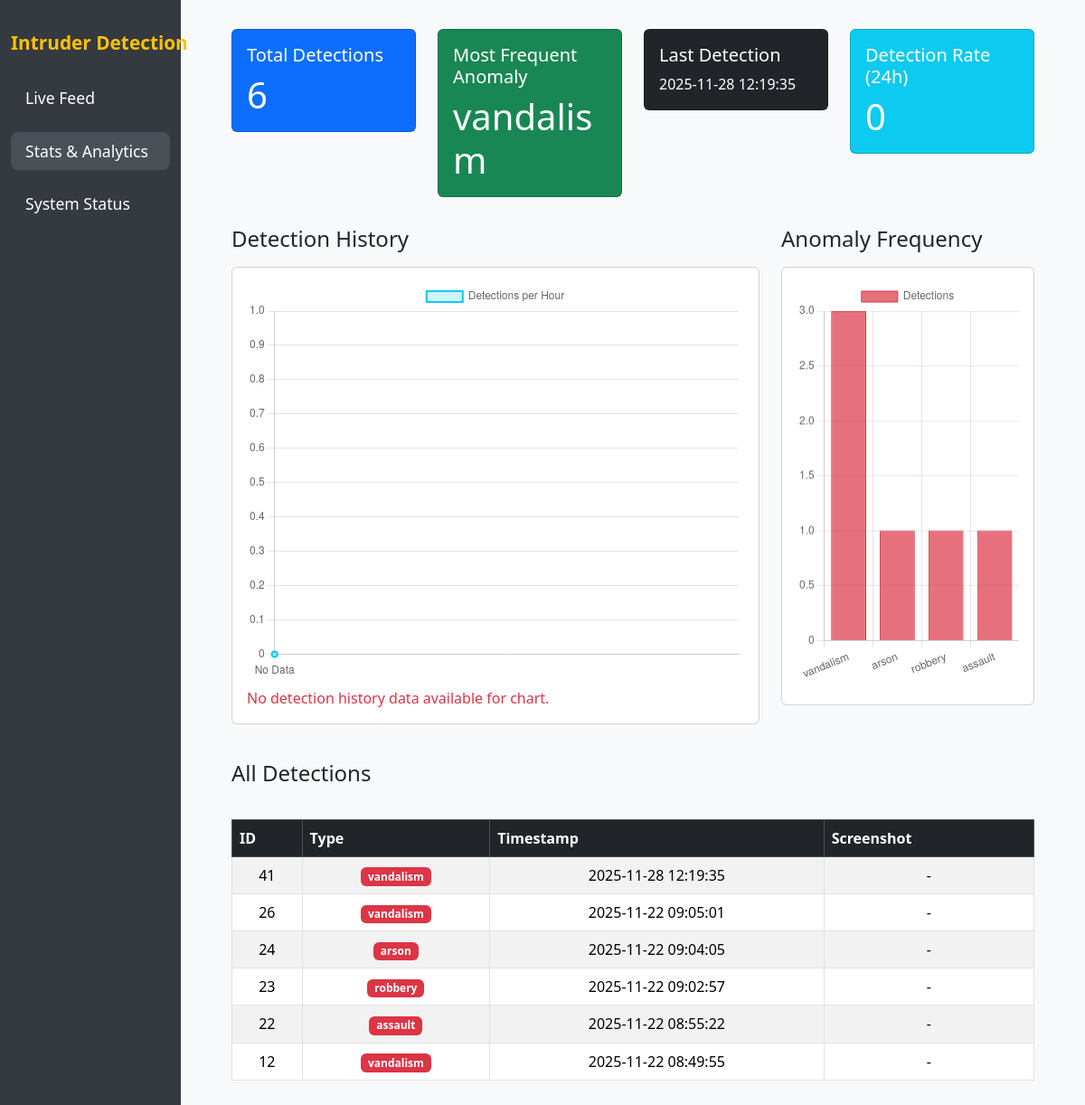
Screenshot of /stats with the database file from the repository.
### tables this page shows
CREATE TABLE detections (
            id INTEGER PRIMARY KEY AUTOINCREMENT,
            event_type TEXT NOT NULL,
            confidence REAL,
            timestamp DATETIME DEFAULT CURRENT_TIMESTAMP,
            screenshot_path TEXT
        );

### webapp/app.py (the view)
@app.route('/stats')
def stats():
    conn = sqlite3.connect('SmartHome.db')
    c = conn.cursor()
    c.execute('SELECT id, event_type, confidence, timestamp, screenshot_path FROM detections ORDER BY timestamp DESC LIMIT 100')
    detections = [
        {'id': row[0], 'event_type': row[1], 'confidence': row[2], 'timestamp': row[3], 'screenshot_path': row[4]}
        for row in c.fetchall()
    ]
    c.execute('SELECT event_type FROM detections ORDER BY timestamp DESC LIMIT 100')
    all_types = [row[0] for row in c.fetchall()]
    anomaly_counts = Counter(all_types)
    anomaly_data = {
        'labels': list(anomaly_counts.keys()) if anomaly_counts else ['No Data'],
        'counts': list(anomaly_counts.values()) if anomaly_counts else [0]
    }
    import datetime
    now = datetime.datetime.now()
    c.execute('SELECT timestamp FROM detections WHERE timestamp >= ?', ((now - datetime.timedelta(hours=24)).strftime('%Y-%m-%d %H:%M:%S'),))
    detections_24h = c.fetchall()
    detection_rate = len(detections_24h)
    c.execute('SELECT timestamp FROM detections WHERE timestamp >= ?', ((now - datetime.timedelta(hours=24)).strftime('%Y-%m-%d %H:%M:%S'),))
    timestamps = [row[0] for row in c.fetchall()]
    hours = [(datetime.datetime.strptime(ts, '%Y-%m-%d %H:%M:%S').strftime('%H:00')) for ts in timestamps]
    hour_counts = Counter(hours)
    line_labels = [label for label, count in hour_counts.items() if count > 0]
    line_counts = [count for label, count in hour_counts.items() if count > 0]
    if not line_labels:
        line_labels = ['No Data']
        line_counts = [0]
    line_chart_data = {
        'labels': line_labels,
        'counts': line_counts
    }
    c.execute('SELECT COUNT(*) FROM detections')
    total_detections = c.fetchone()[0]
    most_anomaly = Counter(all_types).most_common(1)[0][0] if all_types else 'N/A'
    c.execute('SELECT timestamp FROM detections ORDER BY timestamp DESC LIMIT 1')
    last_detection = c.fetchone()[0] if total_detections > 0 else 'N/A'
    conn.close()
    return render_template(
        'stats.html',
        detections=detections,
        total_detections=total_detections,
        most_anomaly=most_anomaly,
        last_detection=last_detection,
        detection_rate=detection_rate,
        anomaly_data=anomaly_data,
        line_chart_data=line_chart_data
    )

### webapp/templates/stats.html (shortened to what this page needs)
<!DOCTYPE html>
<html lang="en">
  <head>
  </head>
  <body>
    {% extends 'base.html' %} {% block content %}
    <div class="container-fluid">
      <div class="row mb-4">
        <div class="col-md-3">
          <div class="card text-white bg-primary mb-2">
            <div class="card-body">
              <h5 class="card-title">Total Detections</h5>
              <p class="card-text display-6">{{ total_detections }}</p>
            </div>
          </div>
        </div>
        <div class="col-md-3">
          <div class="card text-white bg-success mb-2">
            <div class="card-body">
              <h5 class="card-title">Most Frequent Anomaly</h5>
              <p class="card-text display-6">{{ most_anomaly }}</p>
            </div>
          </div>
        </div>
        <div class="col-md-3">
          <div class="card text-white bg-dark mb-2">
            <div class="card-body">
              <h5 class="card-title">Last Detection</h5>
              <p class="card-text">{{ last_detection }}</p>
            </div>
          </div>
        </div>
        <div class="col-md-3">
          <div class="card text-white bg-info mb-2">
            <div class="card-body">
              <h5 class="card-title">Detection Rate (24h)</h5>
              <p class="card-text display-6">{{ detection_rate }}</p>
            </div>
          </div>
        </div>
      </div>
      <div class="row mb-4">
        <div class="col-md-8">
          <h4 class="mb-3">Detection History</h4>
          <div class="card p-3 mb-3">
            <canvas id="lineChart" width="100%" height="80"></canvas>
            <div class="mt-2">
              {% if line_chart_data.counts|length == 0 or
              (line_chart_data.counts|length == 1 and line_chart_data.counts[0]
              == 0) %}
              <div class="text-danger">
                No detection history data available for chart.
              </div>
              {% endif %}
            </div>
          </div>
        </div>
        <div class="col-md-4">
          <h4 class="mb-3">Anomaly Frequency</h4>
          <div class="card p-3 mb-3">
            <canvas id="barChart" width="100%" height="180"></canvas>
          </div>
        </div>
      </div>
      <div class="row">
        <div class="col-12">
          <h4 class="mb-3">All Detections</h4>
          <div class="table-responsive">
            <table class="table table-bordered table-striped align-middle">
              <thead class="table-dark">
                <tr>
                  <th>ID</th>
                  <th>Type</th>
                  <th>Timestamp</th>
                  <th>Screenshot</th>
                </tr>
              </thead>
              <tbody>
                {% for detection in detections %}
                <tr>
                  <td>{{ detection['id'] }}</td>
                  <td>
                    <span
                      class="badge bg-{{ 'danger' if detection['event_type'] != 'normal' else 'secondary' }}"
                      >{{ detection['event_type'] }}</span
                    >
                  </td>
                  <td>{{ detection['timestamp'] }}</td>
                  <td>
                    {% if detection['screenshot_path'] %}
                    <a
                      href="{{ url_for('static', filename=detection['screenshot_path']) }}"
                      target="_blank"
                    >
                      <img
                        href="{{ url_for('static', filename=detection['screenshot_path']) }}"
                        alt="Screenshot"
                        style="
                          width: 48px;
                          height: 32px;
                          border-radius: 4px;
                          border: 1px solid #ccc;
                        "
                      />
                    </a>
                    {% else %}-{% endif %}
                  </td>
                </tr>
                {% endfor %}
              </tbody>
            </table>
          </div>
        </div>
      </div>
    </div>
    <script>
      document.addEventListener("DOMContentLoaded", function () {
        var lineData = JSON.parse('{{ line_chart_data | tojson | safe }}');
          var lineData = {{ line_chart_data | tojson | safe }};
        var lineCtx = document.getElementById("lineChart").getContext("2d");
        new Chart(lineCtx, {
          type: "line",
          data: {
            labels: lineData.labels,
            datasets: [
              {
                label: "Detections per Hour",
                data: lineData.counts,
                backgroundColor: "rgba(13,202,240,0.2)",
                borderColor: "rgba(13,202,240,1)",
                borderWidth: 2,
                fill: true,
              },
            ],
          },
          options: {
            scales: {
              y: { beginAtZero: true },
            },
          },
        });
        var anomalyData = JSON.parse('{{ anomaly_data | tojson | safe }}');
          var anomalyData = {{ anomaly_data | tojson | safe }};
        var barCtx = document.getElementById("barChart").getContext("2d");
        new Chart(barCtx, {
          type: "bar",
          data: {
            labels: anomalyData.labels,
            datasets: [
              {
                label: "Detections",
                data: anomalyData.counts,
                backgroundColor: "rgba(220,53,69,0.7)",
                borderColor: "rgba(220,53,69,1)",
                borderWidth: 1,
              },
            ],
          },
          options: {
            scales: {
              y: { beginAtZero: true },
            },
          },
        });
      });
    </script>
    {% endblock %}

### webapp/templates/base.html (shortened to what this page needs)
<!DOCTYPE html>
<html lang="en">
  <head>
    <link
      href="https://cdn.jsdelivr.net/npm/bootstrap@5.3.2/dist/css/bootstrap.min.css"
      rel="stylesheet"
    />
  </head>
  <body>
    <div class="container-fluid">
      <div class="row">
        <nav class="col-md-2 d-none d-md-block sidebar">
          <div class="navbar-brand mb-4">Intruder Detection</div>
          <ul class="nav flex-column">
            <li class="nav-item">
              <a
                class="nav-link {% if request.path == '/' %}active{% endif %}"
                href="/"
                > Live Feed</a
              >
            </li>
            <li class="nav-item">
              <a
                class="nav-link {% if request.path.startswith('/stats') %}active{% endif %}"
                href="/stats"
                > Stats & Analytics</a
              >
            </li>
            <li class="nav-item">
              <a
                class="nav-link {% if request.path.startswith('/system') %}active{% endif %}"
                href="/system"
                > System Status</a
              >
            </li>
          </ul>
        </nav>
        <main class="col-md-10 ms-sm-auto main-content">
          <div class="container">{% block content %}{% endblock %}</div>
        </main>
      </div>
    </div>
  </body>
</html>

### webapp/templates/stats.html (style rules this page uses)
table { border-collapse: collapse; width: 80%; margin: 20px auto; }
th, td { border: 1px solid #ccc; padding: 8px; text-align: center; }
th { background: #eee; }

### webapp/templates/base.html (style rules this page uses)
body { background: #f8f9fa; }
.sidebar { min-height: 100vh; background: #343a40; color: #fff; padding-top: 2rem; }
.sidebar .nav-link { color: #fff; font-size: 1.1rem; margin-bottom: 1rem; }
.sidebar .nav-link.active { background: #495057; border-radius: 0.5rem; }
.sidebar .navbar-brand { color: #ffc107; font-weight: bold; font-size: 1.3rem; margin-bottom: 2rem; }
.main-content { padding: 2rem; }

### rows the page displays
detections: event_type "vandalism", timestamp "2025-11-28 12:19:35", id "41"
detections: id "26", event_type "vandalism", timestamp "2025-11-22 09:05:01"
detections: id "24", event_type "arson", timestamp "2025-11-22 09:04:05"
detections: id "23", event_type "robbery", timestamp "2025-11-22 09:02:57"
detections: id "22", event_type "assault", timestamp "2025-11-22 08:55:22"
detections: id "12", event_type "vandalism", timestamp "2025-11-22 08:49:55"

### other values shown
{{ total_detections }} "6"
{{ detection_rate }} "0"
chart data {{ anomaly_data | tojson | safe }} {"counts": [3, 1, 1, 1], "labels": ["vandalism", "arson", "robbery", "assault"]}
